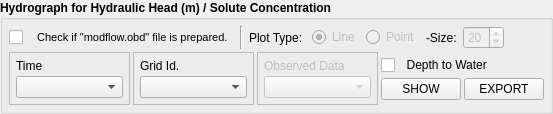
            <widget class="QGroupBox" name="groupBox_plot_wt">
             <property name="font">
              <font>
               <weight>75</weight>
               <bold>true</bold>
              </font>
             </property>
             <property name="title">
              <string>Hydrograph for Hydraulic Head (m) / Solute Concentration</string>
             </property>
             <layout class="QVBoxLayout" name="verticalLayout_27">
              <property name="spacing">
               <number>3</number>
              </property>
              <property name="leftMargin">
               <number>6</number>
              </property>
              <property name="topMargin">
               <number>6</number>
              </property>
              <property name="rightMargin">
               <number>6</number>
              </property>
              <property name="bottomMargin">
               <number>6</number>
              </property>
              <item>
               <layout class="QHBoxLayout" name="horizontalLayout_56">
                <property name="spacing">
                 <number>6</number>
                </property>
                <property name="leftMargin">
                 <number>0</number>
                </property>
                <property name="topMargin">
                 <number>0</number>
                </property>
                <item>
                 <widget class="QCheckBox" name="checkBox_wt_obd">
                  <property name="font">
                   <font>
                    <pointsize>8</pointsize>
                    <weight>50</weight>
                    <bold>false</bold>
                   </font>
                  </property>
                  <property name="text">
                   <string>   Check if &quot;modflow.obd&quot; file is prepared.</string>
                  </property>
                  <property name="tristate">
                   <bool>false</bool>
                  </property>
                 </widget>
                </item>
                <item>
                 <widget class="Line" name="line_18">
                  <property name="orientation">
                   <enum>Qt::Vertical</enum>
                  </property>
                 </widget>
                </item>
                <item>
                 <widget class="QLabel" name="label_3">
                  <property name="font">
                   <font>
                    <weight>50</weight>
                    <bold>false</bold>
                   </font>
                  </property>
                  <property name="text">
                   <string>Plot Type: </string>
                  </property>
                 </widget>
                </item>
                <item>
                 <widget class="QRadioButton" name="radioButton_wt_obd_line">
                  <property name="enabled">
                   <bool>false</bool>
                  </property>
                  <property name="font">
                   <font>
                    <weight>50</weight>
                    <bold>false</bold>
                   </font>
                  </property>
                  <property name="text">
                   <string>Line</string>
                  </property>
                  <property name="checked">
                   <bool>true</bool>
                  </property>
                  <attribute name="buttonGroup">
                   <string notr="true">buttonGroup_wt_obd</string>
                  </attribute>
                 </widget>
                </item>
                <item>
                 <widget class="QRadioButton" name="radioButton_wt_obd_pt">
                  <property name="enabled">
                   <bool>false</bool>
                  </property>
                  <property name="font">
                   <font>
                    <weight>50</weight>
                    <bold>false</bold>
                   </font>
                  </property>
                  <property name="text">
                   <string>Point</string>
                  </property>
                  <attribute name="buttonGroup">
                   <string notr="true">buttonGroup_wt_obd</string>
                  </attribute>
                 </widget>
                </item>
                <item>
                 <widget class="QLabel" name="label_11">
                  <property name="font">
                   <font>
                    <weight>50</weight>
                    <bold>false</bold>
                   </font>
                  </property>
                  <property name="text">
                   <string>-Size:</string>
                  </property>
                 </widget>
                </item>
                <item>
                 <widget class="QSpinBox" name="spinBox_wt_obd_size">
                  <property name="enabled">
                   <bool>false</bool>
                  </property>
                  <property name="font">
                   <font>
                    <weight>50</weight>
                    <bold>false</bold>
                   </font>
                  </property>
                  <property name="value">
                   <number>20</number>
                  </property>
                 </widget>
                </item>
                <item>
                 <spacer name="horizontalSpacer_16">
                  <property name="orientation">
                   <enum>Qt::Horizontal</enum>
                  </property>
                  <property name="sizeHint" stdset="0">
                   <size>
                    <width>40</width>
                    <height>20</height>
                   </size>
                  </property>
                 </spacer>
                </item>
               </layout>
              </item>
              <item>
               <layout class="QHBoxLayout" name="horizontalLayout_25">
                <property name="topMargin">
                 <number>0</number>
                </property>
                <item>
                 <widget class="QFrame" name="frame_6">
                  <property name="frameShape">
                   <enum>QFrame::StyledPanel</enum>
                  </property>
                  <property name="frameShadow">
                   <enum>QFrame::Raised</enum>
                  </property>
                  <layout class="QVBoxLayout" name="verticalLayout_33">
                   <property name="spacing">
                    <number>3</number>
                   </property>
                   <property name="leftMargin">
                    <number>6</number>
                   </property>
                   <property name="topMargin">
                    <number>6</number>
                   </property>
                   <property name="rightMargin">
                    <number>6</number>
                   </property>
                   <property name="bottomMargin">
                    <number>6</number>
                   </property>
                   <item>
                    <widget class="QLabel" name="label_46">
                     <property name="font">
                      <font>
                       <weight>50</weight>
                       <bold>false</bold>
                      </font>
                     </property>
                     <property name="text">
                      <string>Time</string>
                     </property>
                    </widget>
                   </item>
                   <item>
                    <widget class="QComboBox" name="comboBox_hh_time"/>
                   </item>
                  </layout>
                 </widget>
                </item>
                <item>
                 <widget class="QFrame" name="frame_7">
                  <property name="frameShape">
                   <enum>QFrame::StyledPanel</enum>
                  </property>
                  <property name="frameShadow">
                   <enum>QFrame::Raised</enum>
                  </property>
                  <layout class="QVBoxLayout" name="verticalLayout_34">
                   <property name="spacing">
                    <number>3</number>
                   </property>
                   <property name="leftMargin">
                    <number>6</number>
                   </property>
                   <property name="topMargin">
                    <number>6</number>
                   </property>
                   <property name="rightMargin">
                    <number>6</number>
                   </property>
                   <property name="bottomMargin">
                    <number>6</number>
                   </property>
                   <item>
                    <widget class="QLabel" name="label_12">
                     <property name="font">
                      <font>
                       <weight>50</weight>
                       <bold>false</bold>
                      </font>
                     </property>
                     <property name="text">
                      <string>Grid Id.</string>
                     </property>
                    </widget>
                   </item>
                   <item>
                    <widget class="QComboBox" name="comboBox_grid_id"/>
                   </item>
                  </layout>
                 </widget>
                </item>
                <item>
                 <widget class="QFrame" name="frame_wt_obd">
                  <property name="enabled">
                   <bool>false</bool>
                  </property>
                  <property name="frameShape">
                   <enum>QFrame::StyledPanel</enum>
                  </property>
                  <property name="frameShadow">
                   <enum>QFrame::Raised</enum>
                  </property>
                  <layout class="QVBoxLayout" name="verticalLayout_35">
                   <property name="spacing">
                    <number>3</number>
                   </property>
                   <property name="leftMargin">
                    <number>6</number>
                   </property>
                   <property name="topMargin">
                    <number>6</number>
                   </property>
                   <property name="rightMargin">
                    <number>6</number>
                   </property>
                   <property name="bottomMargin">
                    <number>6</number>
                   </property>
                   <item>
                    <widget class="QLabel" name="label_47">
                     <property name="font">
                      <font>
                       <weight>50</weight>
                       <bold>false</bold>
                      </font>
                     </property>
                     <property name="text">
                      <string>Observed Data</string>
                     </property>
                    </widget>
                   </item>
                   <item>
                    <widget class="QComboBox" name="comboBox_wt_obs_data"/>
                   </item>
                  </layout>
                 </widget>
                </item>
                <item>
                 <layout class="QVBoxLayout" name="verticalLayout_36">
                  <property name="spacing">
                   <number>0</number>
                  </property>
                  <property name="topMargin">
                   <number>0</number>
                  </property>
                  <property name="bottomMargin">
                   <number>0</number>
                  </property>
                  <item>
                   <widget class="QCheckBox" name="checkBox_depthTowater">
                    <property name="font">
                     <font>
                      <weight>50</weight>
                      <bold>false</bold>
                     </font>
                    </property>
                    <property name="text">
                     <string>  Depth to Water</string>
                    </property>
                   </widget>
                  </item>
                  <item>
                   <layout class="QHBoxLayout" name="horizontalLayout_54">
                    <property name="spacing">
                     <number>3</number>
                    </property>
                    <property name="leftMargin">
                     <number>0</number>
                    </property>
                    <property name="topMargin">
                     <number>0</number>
                    </property>
                    <item>
                     <widget class="QPushButton" name="pushButton_plot_wt">
                      <property name="enabled">
                       <bool>true</bool>
                      </property>
                      <property name="sizePolicy">
                       <sizepolicy hsizetype="Minimum" vsizetype="Fixed">
                        <horstretch>0</horstretch>
                        <verstretch>0</verstretch>
                       </sizepolicy>
                      </property>
                      <property name="font">
                       <font>
                        <weight>50</weight>
                        <italic>false</italic>
                        <bold>false</bold>
                        <underline>false</underline>
                       </font>
                      </property>
                      <property name="text">
                       <string>SHOW</string>
                      </property>
                     </widget>
                    </item>
                    <item>
                     <widget class="QPushButton" name="pushButton_export_wt">
                      <property name="font">
                       <font>
                        <weight>50</weight>
                        <bold>false</bold>
                       </font>
                      </property>
                      <property name="text">
                       <string>EXPORT</string>
                      </property>
                     </widget>
                    </item>
                   </layout>
                  </item>
                 </layout>
                </item>
               </layout>
              </item>
             </layout>
            </widget>
